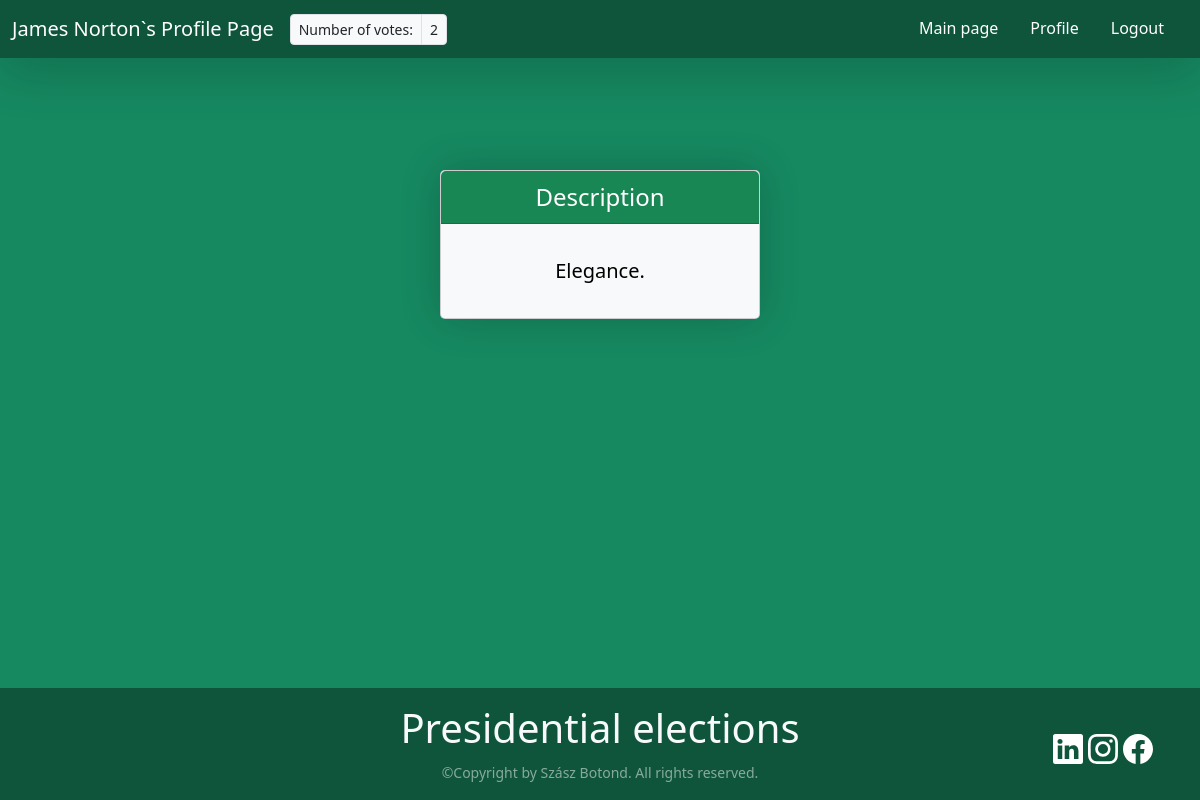
Screenshot of /view_profile/35 (signed in) with the database file from the repository.
### authentication/models.py (models this page shows)
class Profile(models.Model):
    user = models.OneToOneField(User, on_delete=models.CASCADE)
    user_bio = models.TextField(max_length=500, default="Default description")
    hasVoted = models.BooleanField(default=False)
    votedFor = models.IntegerField(default=None, editable=True, null=True)
    numberOfVotes = models.IntegerField(default=0, editable=True)
    hasApplied = models.BooleanField(default=False)
    linkFacebook = models.TextField(max_length=1000, default="")
    linkInstagram = models.TextField(max_length=1000, default="")
    linkLinkedin = models.TextField(max_length=1000, default="")

### authentication/user_actions.py (the view)
# urls.py: path("view_profile/<int:pk>", user_actions.view_profile, name="view_profile"),
def view_profile(request, pk):
    if request.user.is_authenticated:
        profile = Profile.objects.get(user_id=pk)
        current_user = request.user
        firstName = current_user.first_name
        lastName = current_user.last_name
        if request.user.id == profile.user.id:
            return render(request, "profile.html", {'firstName': firstName, 'lastName': lastName })
        if request.user.profile.hasApplied is True:
            return render(request, "other-profile.html", {"profile":profile})
        else:
            current_user = request.user
            firstName = current_user.first_name
            lastName = current_user.last_name
            messages.success(request, "You must be a candidate to see other profile.")
            return render(request, "profile.html", {'firstName': firstName, 'lastName': lastName })
    else:
        messages.success(request, "You must be logged in.")
        return redirect('home')

### authentication/templates/other-profile.html (shortened to what this page needs)
{% load static %}
<!DOCTYPE html>
<html lang="en">
<head>
    <link href="https://cdn.jsdelivr.net/npm/bootstrap@5.3.2/dist/css/bootstrap.min.css" rel="stylesheet"
>
    <link href="/static/style.css" rel="stylesheet">
</head>
<body style="padding-top: 170px; display: flex; flex-direction: column; min-height: 100vh; width: 100%;">
    {% if profile %}
    <nav class="navbar navbar-expand-lg shadow-lg fixed-top" style="background-color: rgb(15, 85, 60);">
        <div class="container-fluid">
            <a class="navbar-brand text-white">{{ profile.user.get_full_name.title}}`s Profile Page</a>
            <div class="collapse navbar-collapse" id="navbarSupportedContent">
                <ul class="navbar-nav flex-grow-1 pe-3">
                    <li class="nav-item">
                        <div class="input-group input-group-sm">
                            <span class="input-group-text">Number of votes:</span>
                            <span class="input-group-text">{{ profile.numberOfVotes }}</span>
                        </div>
                    </li>
                </ul>
                <ul class="navbar-nav justify-content-end flex-grow-1 pe-3 nav-underline">
                    <li class="nav-item">
                        <a class="nav-link text-white" aria-current="page" href="/main_page">Main page</a>
                    </li>
                    <li class="nav-item">
                        <a class="nav-link text-white" aria-current="page" href="/profile">Profile</a>
                    </li>
                    <li class="nav-item">
                        <a class="nav-link text-white" aria-current="page" href="/logout">Logout</a>
                    </li>
                </ul>
            </div>
        </div>
    </nav>
    <div id="profile-card" class="card text-bg-light mb-3 main-card">
        <div class="card-header text-bg-success mb-3" style="justify-content: center; padding-bottom: 0%;">
            <legend class="text-center">Description</legend>
        </div>
        <div class="card-body">
            <div class="mb-3">
                <figure class="text-center">
                    <blockquote class="blockquote">
                        <p> {{ profile.user_bio }} </p>
                    </blockquote>
                </figure>
            </div>
        </div>
    </div>
    {% include 'other-user-footer.html' %}
    {% endif %}
</body>
</html>

### authentication/static/style.css (style rules this page uses)
html, body { --color-primary: rgb(22, 137, 97); --color-primary-dark: rgb(15, 85, 60); --color-secondary: rgb(47, 81, 135); --color-error: rgb(222, 39, 39); --color-success: rgb(67, 176, 67); --border-radius: 5px; margin: 0px; padding: 0px; height: 100%; min-height: 100vh; display: flex; flex-direction: column; justify-content: center; align-items: center; background-color: var(--color-primary); }
.main-card { width: 20rem; box-shadow: 0 0 40px rgba(0, 0, 0, 0.2); border-radius: var(--border-radius); }

### rows the page displays
Profile: user.get_full_name "James Norton", numberOfVotes "2", user_bio "Elegance."
